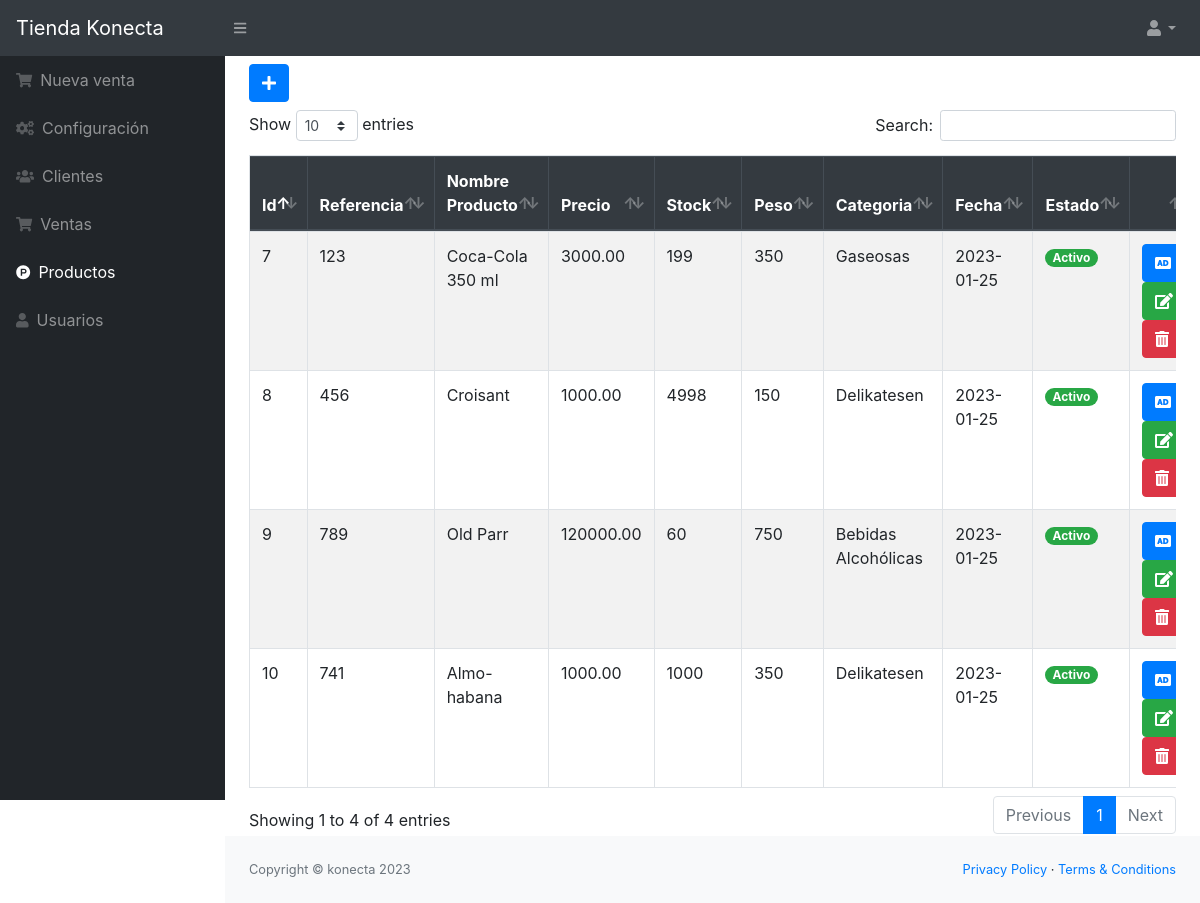
/src/productos.php (signed in), run on the app's committed database.
### tables this page shows
CREATE TABLE `producto` (
  `codproducto` int(11) NOT NULL,
  `codigo` varchar(20) NOT NULL,
  `descripcion` varchar(200) NOT NULL,
  `precio` decimal(10,2) NOT NULL,
  `existencia` int(11) NOT NULL,
  `usuario_id` int(11) NOT NULL,
  `estado` int(11) NOT NULL DEFAULT 1,
  `peso` int(11) NOT NULL,
  `categoria` varchar(50) NOT NULL,
  `fecha` date NOT NULL DEFAULT current_timestamp()
);

### src/productos.php (the view, shortened to what this page needs)
<?php include_once "includes/header.php";
   ?>
<button class="btn btn-primary mb-2" type="button" data-toggle="modal" data-target="#nuevo_producto"><i class="fas fa-plus"></i></button>
<div class="table-responsive">
    <table class="table table-striped table-bordered" id="tbl">
        <thead class="thead-dark">
            <tr>
                <th>Id</th>
                <th>Referencia</th>
                <th>Nombre Producto</th>
                <th>Precio</th>
                <th>Stock</th>
                <th>Peso</th>
                <th>Categoria</th>
                <th>Fecha</th>
                <th>Estado</th>
                <th></th>
            </tr>
        </thead>
        <tbody>
            <?php
               include "../conexion.php";
               $query = mysqli_query($conexion, "SELECT * FROM producto");
               $result = mysqli_num_rows($query);
               if ($result > 0) {
                   while ($data = mysqli_fetch_assoc($query)) {
                       if ($data['estado'] == 1) {
                           $estado = '<span class="badge badge-pill badge-success">Activo</span>';
                       } else {
                           $estado = '<span class="badge badge-pill badge-danger">Inactivo</span>';
                       }
               ?>
                    <tr>
                        <td><?php echo $data['codproducto']; ?></td>
                        <td><?php echo $data['codigo']; ?></td>
                        <td><?php echo $data['descripcion']; ?></td>
                        <td><?php echo $data['precio']; ?></td>
                        <td><?php echo $data['existencia']; ?></td>
                        <td><?php echo $data['peso']; ?></td>
                        <td><?php echo $data['categoria']; ?></td>
                        <td><?php echo $data['fecha']; ?></td>
                        <td><?php echo $estado ?></td>
                        <td>
                            <?php if ($data['estado'] == 1) { ?>
                                <a href="agregar_producto.php?id=<?php echo $data['codproducto']; ?>" class="btn btn-primary"><i class='fas fa-audio-description'></i></a>
                                <a href="editar_producto.php?id=<?php echo $data['codproducto']; ?>" class="btn btn-success"><i class='fas fa-edit'></i></a>
                                <form action="eliminar_producto.php?id=<?php echo $data['codproducto']; ?>" method="post" class="confirmar d-inline">
                                    <button class="btn btn-danger" type="submit"><i class='fas fa-trash-alt'></i> </button>
                                </form>
                            <?php } ?>
                        </td>
                    </tr>
            <?php }
               } ?>
        </tbody>
    </table>
</div>
<?php include_once "includes/footer.php"; ?>

### data on the page
producto: codproducto "7", codigo "123", descripcion "Coca-Cola 350 ml", precio "3000.00", existencia "199", peso "350", categoria "Gaseosas", fecha "2023-01-25", estado "Activo"
producto: codproducto "8", codigo "456", descripcion "Croisant", precio "1000.00", existencia "4998", peso "150", categoria "Delikatesen", fecha "2023-01-25", estado "Activo"
producto: codproducto "9", codigo "789", descripcion "Old Parr", precio "120000.00", existencia "60", peso "750", categoria "Bebidas Alcohólicas", fecha "2023-01-25", estado "Activo"
producto: codproducto "10", codigo "741", descripcion "Almo-habana", precio "1000.00", existencia "1000", peso "350", categoria "Delikatesen", fecha "2023-01-25", estado "Activo"
